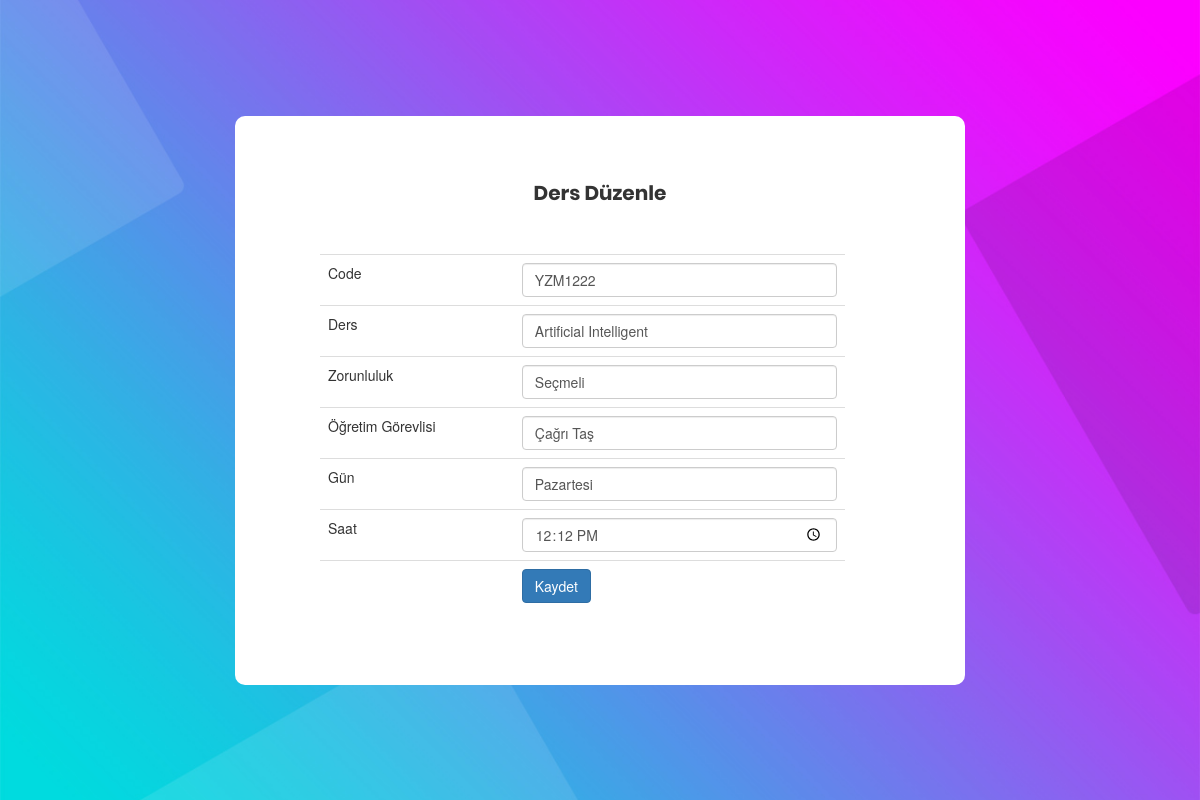
Page /course_duzenle.php?id=7 on the committed database.
### tables this page shows
CREATE TABLE IF NOT EXISTS `lecture` (
  `id` int(12) NOT NULL AUTO_INCREMENT,
  `code` varchar(255) NOT NULL,
  `name` varchar(50) NOT NULL,
  `ismandatory` varchar(11) NOT NULL,
  `facultymember_name` varchar(50) NOT NULL,
  `class` varchar(50) NOT NULL,
  `day` varchar(15) NOT NULL,
  `hour` time NOT NULL,
  PRIMARY KEY (`id`),
  UNIQUE KEY `CODE` (`code`)
);

### course_duzenle.php (the view, shortened to what this page needs)
<?php
include("db.php");
?>
<!doctype html>
<html lang="en">
<head>
	<link rel="stylesheet" type="text/css" href="vendor/bootstrap/css/bootstrap.min.css">
	<link rel="stylesheet" type="text/css" href="fonts/font-awesome-4.7.0/css/font-awesome.min.css">
	<link rel="stylesheet" type="text/css" href="fonts/iconic/css/material-design-iconic-font.min.css">
	<link rel="stylesheet" type="text/css" href="vendor/animate/animate.css">
	<link rel="stylesheet" type="text/css" href="vendor/css-hamburgers/hamburgers.min.css">
	<link rel="stylesheet" type="text/css" href="vendor/animsition/css/animsition.min.css">
	<link rel="stylesheet" type="text/css" href="vendor/select2/select2.min.css">
	<link rel="stylesheet" type="text/css" href="vendor/daterangepicker/daterangepicker.css">
	<link rel="stylesheet" type="text/css" href="css/util.css">
	<link rel="stylesheet" type="text/css" href="css/main.css">
<link rel="stylesheet" href="https://maxcdn.bootstrapcdn.com/font-awesome/4.7.0/css/font-awesome.min.css">
<link rel="stylesheet" href="https://maxcdn.bootstrapcdn.com/bootstrap/3.3.7/css/bootstrap.min.css">
</head>
<body>
		<div class="container-login100" style="background-image: url('images/bg-01.jpg');">
			<div style="width: 730px;" class="wrap-login100 p-l-55 p-r-55 p-t-65 p-b-54">
					<?php
					$sorgu = $con->query("SELECT * FROM lecture WHERE id =".(int)$_GET['id']);
					$sonuc = $sorgu->fetch_assoc();
					?>
					<span style="font-size: 20px;" class="login100-form-title p-b-49">
						Ders Düzenle
					</span>
					<div class="container">
					<div class="col-md-6">
					<form action="" method="post">
						<table class="table">
														<tr>
															<td>Code</td>
															<td><input type="text" name="code" class="form-control" value="<?php echo $sonuc['code'];?>" ></td>
														</tr>
														<tr>
															<td>Ders</td>
															<td><input type="text" name="name" class="form-control" value="<?php echo $sonuc['name'];?>" ></td>
														</tr>
														<tr>
															<td>Zorunluluk</td>
															<td><input type="text" name="ismandatory" class="form-control" value="<?php echo $sonuc['ismandatory'];?>" ></td>
														</tr>
														<tr>
															<td>Öğretim Görevlisi</td>
															<td><input type="text" name="facultymember_name" class="form-control" value="<?php echo $sonuc['facultymember_name'];?>" ></td>
														</tr>
														<tr>
															<td>Gün</td>
															<td><input type="text" name="day" class="form-control" value="<?php echo $sonuc['day'];?>" ></td>
														</tr>
														<tr>
															<td>Saat</td>
															<td><input type="time" name="hour" class="form-control" value="<?php echo $sonuc['hour'];?>" ></td>
														</tr>
														<tr>
															<td></td>
															<td><input type="submit" class="btn btn-primary" value="Kaydet"></td>
														</tr>
						</table>
					</form>
					</div>
					</div>
			</div>
		</div>
</body>
</html>

### css/main.css (style rules this page uses)
* { margin: 0px; padding: 0px; box-sizing: border-box; }
body, html { height: 100%; font-family: Poppins-Regular, sans-serif; }
input { outline: none; border: none; }
.container-login100 { width: 100%; min-height: 100vh; display: -webkit-box; display: -webkit-flex; display: -moz-box; display: -ms-flexbox; display: flex; flex-wrap: wrap; justify-content: center; align-items: center; padding: 15px; background-repeat: no-repeat; background-position: center; background-size: cover; }
.wrap-login100 { width: 500px; background: #fff; border-radius: 10px; overflow: hidden; }
.login100-form-title { display: block; font-family: Poppins-Bold; font-size: 39px; color: #333333; line-height: 1.2; text-align: center; }

### rows in the picture
lecture: code "YZM1222", name "Artificial Intelligent", ismandatory "Seçmeli", facultymember_name "Çağrı Taş", day "Pazartesi", hour "12:12:00"
